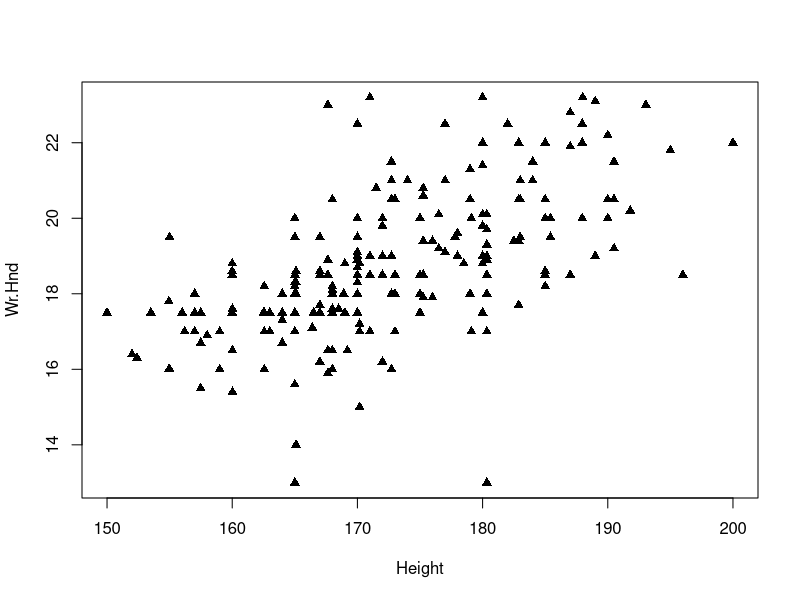
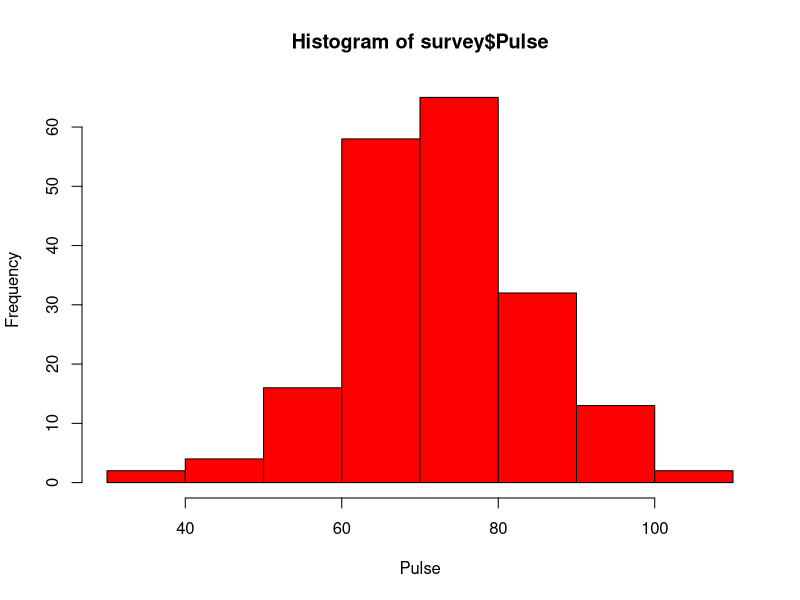
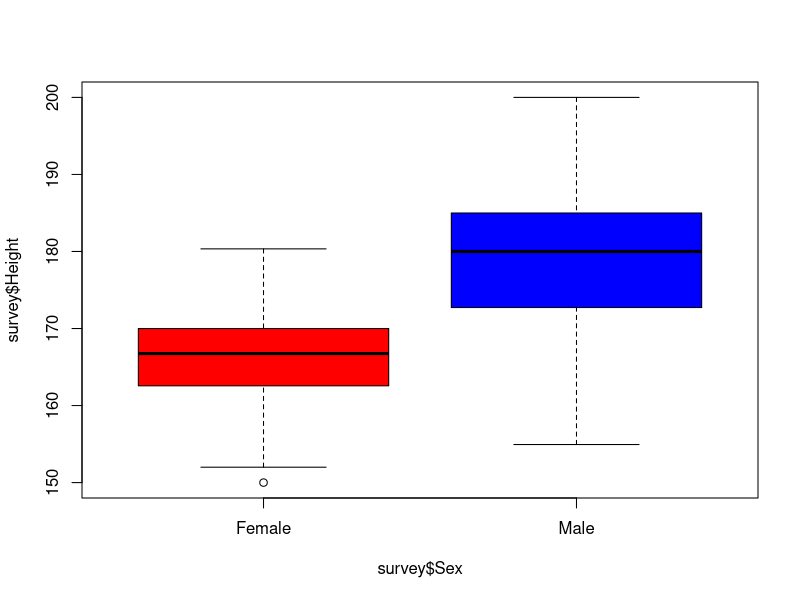

The R source for these figures, in order:
#Viikko 2

#Tehtävä 6
#a)
Numero <- c(1, 16, 28, 31, 32, 39, 45)
Nimi <- c("George Washington", "Abraham Lincoln", "Woodrow Wilson",
          "Herbert Hoover", "Franklin D. Roosevelt",
          "Jimmy Carter", "Donald Trump")
Synt <- c(1732, 1809, 1856, 1874, 1882, 1924, 1946)
Puolue <- c(3, 2, 1, 2, 1, 1, 2)
#b)
Puolue <- as.factor(Puolue)
levels(Puolue) <- c("Demokraatti", "Republikaani", "Sitoutumaton")
#c)
presidentit <- data.frame(Numero = Numero, Nimi = Nimi, Synt = Synt,
                         Puolue = Puolue, stringsAsFactors = FALSE)
str(presidentit)

#Tehtävä 7
#a)
#install.packages("MASS")
library(MASS)
print(nrow(survey))
# 237 riviä
print(ncol(survey))
#12 saraketta
#b)
print(mean(survey$Height, na.rm = TRUE))
print(median(survey$Height, na.rm = TRUE))
print(max(survey$Height, na.rm = TRUE))
#c)
print(mean(survey$Height[survey$Sex=="Female"], na.rm=TRUE))
print(mean(survey$Height[survey$Sex=="Male"], na.rm=TRUE))
#d)
print(sum(is.na(survey$Pulse[survey$Sex=="Male"])))
print(sum(is.na(survey$Pulse[survey$Sex=="Female"])))
#e)
print(sum(survey$Pulse >= 90, na.rm=TRUE))

#Tehtävä 8
#a)
plot(survey$Height, survey$Wr.Hnd, xlab="Height", ylab="Wr.Hnd", pch=17)
#Kirjoituskäden koko korreloi pituuden kanssa
#b)
hist(survey$Pulse, col="red", xlab="Pulse")
#c)
boxplot(survey$Height~survey$Sex,col=c("red","blue"))
#paksu musta viiva kuvaa pituuden mediaania 
